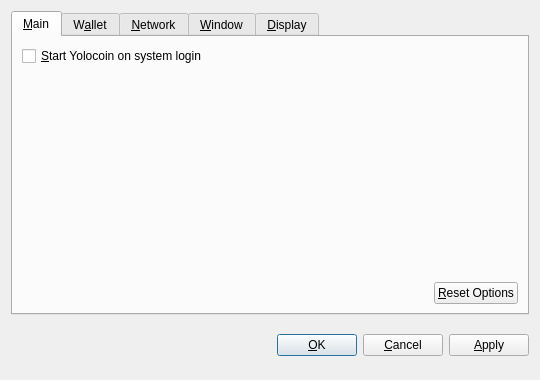
<?xml version="1.0" encoding="UTF-8"?>
<ui version="4.0">
 <class>OptionsDialog</class>
 <widget class="QDialog" name="OptionsDialog">
  <property name="geometry">
   <rect>
    <x>0</x>
    <y>0</y>
    <width>540</width>
    <height>380</height>
   </rect>
  </property>
  <property name="windowTitle">
   <string>Options</string>
  </property>
  <property name="modal">
   <bool>true</bool>
  </property>
  <layout class="QVBoxLayout" name="verticalLayout">
   <item>
    <widget class="QTabWidget" name="tabWidget">
     <property name="tabPosition">
      <enum>QTabWidget::North</enum>
     </property>
     <property name="currentIndex">
      <number>0</number>
     </property>
     <widget class="QWidget" name="tabMain">
      <attribute name="title">
       <string>&amp;Main</string>
      </attribute>
      <layout class="QVBoxLayout" name="verticalLayout_Main">
       <item>
        <widget class="QCheckBox" name="bitcoinAtStartup">
         <property name="toolTip">
          <string>Automatically start Yolocoin after logging in to the system.</string>
         </property>
         <property name="text">
          <string>&amp;Start Yolocoin on system login</string>
         </property>
        </widget>
       </item>
       <item>
        <spacer name="verticalSpacer_Main">
         <property name="orientation">
          <enum>Qt::Vertical</enum>
         </property>
         <property name="sizeHint" stdset="0">
          <size>
           <width>20</width>
           <height>40</height>
          </size>
         </property>
        </spacer>
       </item>
       <item>
        <layout class="QHBoxLayout" name="horizontalLayout_2_Main">
         <item>
          <spacer name="horizontalSpacer_2_Main">
           <property name="orientation">
            <enum>Qt::Horizontal</enum>
           </property>
           <property name="sizeHint" stdset="0">
            <size>
             <width>40</width>
             <height>20</height>
            </size>
           </property>
          </spacer>
         </item>
         <item>
          <widget class="QPushButton" name="resetButton">
           <property name="toolTip">
            <string>Reset all client options to default.</string>
           </property>
           <property name="text">
            <string>&amp;Reset Options</string>
           </property>
           <property name="autoDefault">
            <bool>false</bool>
           </property>
          </widget>
         </item>
        </layout>
       </item>
      </layout>
     </widget>
     <widget class="QWidget" name="tabWallet">
      <attribute name="title">
       <string>W&amp;allet</string>
      </attribute>
      <layout class="QVBoxLayout" name="verticalLayout_Network">
       <item>
        <widget class="QLabel" name="transactionFeeInfoLabel">
         <property name="text">
          <string>Optional transaction fee per kB that helps make sure your transactions are processed quickly. Most transactions are 1 kB.</string>
         </property>
         <property name="textFormat">
          <enum>Qt::PlainText</enum>
         </property>
         <property name="wordWrap">
          <bool>true</bool>
         </property>
        </widget>
       </item>
       <item>
        <layout class="QHBoxLayout" name="horizontalLayout_1_Main">
         <item>
          <widget class="QLabel" name="transactionFeeLabel">
           <property name="text">
            <string>Pay transaction &amp;fee</string>
           </property>
           <property name="textFormat">
            <enum>Qt::PlainText</enum>
           </property>
           <property name="buddy">
            <cstring>transactionFee</cstring>
           </property>
          </widget>
         </item>
         <item>
          <widget class="BitcoinAmountField" name="transactionFee"/>
         </item>
         <item>
          <spacer name="horizontalSpacer_1_Main">
           <property name="orientation">
            <enum>Qt::Horizontal</enum>
           </property>
           <property name="sizeHint" stdset="0">
            <size>
             <width>40</width>
             <height>20</height>
            </size>
           </property>
          </spacer>
         </item>
        </layout>
       </item>
       <item>
        <widget class="QLabel" name="label">
         <property name="text">
          <string>If you disable the spending of unconfirmed change, the change from a transaction cannot be used until that transaction has at least one confirmation. This also affects how your balance is computed.</string>
         </property>
         <property name="wordWrap">
          <bool>true</bool>
         </property>
        </widget>
       </item>
       <item>
        <widget class="QCheckBox" name="spendZeroConfChange">
         <property name="text">
          <string>Spend unconfirmed change  (experts only)</string>
         </property>
        </widget>
       </item>
       <item>
        <spacer name="verticalSpacer">
         <property name="orientation">
          <enum>Qt::Vertical</enum>
         </property>
         <property name="sizeHint" stdset="0">
          <size>
           <width>20</width>
           <height>40</height>
          </size>
         </property>
        </spacer>
       </item>
      </layout>
     </widget>
     <widget class="QWidget" name="tabNetwork">
      <attribute name="title">
       <string>&amp;Network</string>
      </attribute>
      <layout class="QVBoxLayout" name="verticalLayout_Network">
       <item>
        <widget class="QCheckBox" name="mapPortUpnp">
         <property name="toolTip">
          <string>Automatically open the Yolocoin client port on the router. This only works when your router supports UPnP and it is enabled.</string>
         </property>
         <property name="text">
          <string>Map port using &amp;UPnP</string>
         </property>
        </widget>
       </item>
       <item>
        <widget class="QCheckBox" name="connectSocks">
         <property name="toolTip">
          <string>Connect to the Yolocoin network through a SOCKS proxy (e.g. when connecting through Tor).</string>
         </property>
         <property name="text">
          <string>&amp;Connect through SOCKS proxy:</string>
         </property>
        </widget>
       </item>
       <item>
        <layout class="QHBoxLayout" name="horizontalLayout_Network">
         <item>
          <widget class="QLabel" name="proxyIpLabel">
           <property name="text">
            <string>Proxy &amp;IP:</string>
           </property>
           <property name="textFormat">
            <enum>Qt::PlainText</enum>
           </property>
           <property name="buddy">
            <cstring>proxyIp</cstring>
           </property>
          </widget>
         </item>
         <item>
          <widget class="QValidatedLineEdit" name="proxyIp">
           <property name="maximumSize">
            <size>
             <width>140</width>
             <height>16777215</height>
            </size>
           </property>
           <property name="toolTip">
            <string>IP address of the proxy (e.g. 127.0.0.1)</string>
           </property>
          </widget>
         </item>
         <item>
          <widget class="QLabel" name="proxyPortLabel">
           <property name="text">
            <string>&amp;Port:</string>
           </property>
           <property name="textFormat">
            <enum>Qt::PlainText</enum>
           </property>
           <property name="buddy">
            <cstring>proxyPort</cstring>
           </property>
          </widget>
         </item>
         <item>
          <widget class="QLineEdit" name="proxyPort">
           <property name="maximumSize">
            <size>
             <width>55</width>
             <height>16777215</height>
            </size>
           </property>
           <property name="toolTip">
            <string>Port of the proxy (e.g. 9050)</string>
           </property>
          </widget>
         </item>
         <item>
          <widget class="QLabel" name="socksVersionLabel">
           <property name="text">
            <string>SOCKS &amp;Version:</string>
           </property>
           <property name="textFormat">
            <enum>Qt::PlainText</enum>
           </property>
           <property name="buddy">
            <cstring>socksVersion</cstring>
           </property>
          </widget>
         </item>
         <item>
          <widget class="QValueComboBox" name="socksVersion">
           <property name="toolTip">
            <string>SOCKS version of the proxy (e.g. 5)</string>
           </property>
          </widget>
         </item>
         <item>
          <spacer name="horizontalSpacer_Network">
           <property name="orientation">
            <enum>Qt::Horizontal</enum>
           </property>
           <property name="sizeHint" stdset="0">
            <size>
             <width>40</width>
             <height>20</height>
            </size>
           </property>
          </spacer>
         </item>
        </layout>
       </item>
       <item>
        <spacer name="verticalSpacer_Network">
         <property name="orientation">
          <enum>Qt::Vertical</enum>
         </property>
         <property name="sizeHint" stdset="0">
          <size>
           <width>20</width>
           <height>40</height>
          </size>
         </property>
        </spacer>
       </item>
      </layout>
     </widget>
     <widget class="QWidget" name="tabWindow">
      <attribute name="title">
       <string>&amp;Window</string>
      </attribute>
      <layout class="QVBoxLayout" name="verticalLayout_Window">
       <item>
        <widget class="QCheckBox" name="minimizeToTray">
         <property name="toolTip">
          <string>Show only a tray icon after minimizing the window.</string>
         </property>
         <property name="text">
          <string>&amp;Minimize to the tray instead of the taskbar</string>
         </property>
        </widget>
       </item>
       <item>
        <widget class="QCheckBox" name="minimizeOnClose">
         <property name="toolTip">
          <string>Minimize instead of exit the application when the window is closed. When this option is enabled, the application will be closed only after selecting Quit in the menu.</string>
         </property>
         <property name="text">
          <string>M&amp;inimize on close</string>
         </property>
        </widget>
       </item>
       <item>
        <spacer name="verticalSpacer_Window">
         <property name="orientation">
          <enum>Qt::Vertical</enum>
         </property>
         <property name="sizeHint" stdset="0">
          <size>
           <width>20</width>
           <height>40</height>
          </size>
         </property>
        </spacer>
       </item>
      </layout>
     </widget>
     <widget class="QWidget" name="tabDisplay">
      <attribute name="title">
       <string>&amp;Display</string>
      </attribute>
      <layout class="QVBoxLayout" name="verticalLayout_Display">
       <item>
        <layout class="QHBoxLayout" name="horizontalLayout_1_Display">
         <item>
          <widget class="QLabel" name="langLabel">
           <property name="text">
            <string>User Interface &amp;language:</string>
           </property>
           <property name="textFormat">
            <enum>Qt::PlainText</enum>
           </property>
           <property name="buddy">
            <cstring>lang</cstring>
           </property>
          </widget>
         </item>
         <item>
          <widget class="QValueComboBox" name="lang">
           <property name="toolTip">
            <string>The user interface language can be set here. This setting will take effect after restarting Yolocoin.</string>
           </property>
          </widget>
         </item>
        </layout>
       </item>
       <item>
        <layout class="QHBoxLayout" name="horizontalLayout_2_Display">
         <item>
          <widget class="QLabel" name="unitLabel">
           <property name="text">
            <string>&amp;Unit to show amounts in:</string>
           </property>
           <property name="textFormat">
            <enum>Qt::PlainText</enum>
           </property>
           <property name="buddy">
            <cstring>unit</cstring>
           </property>
          </widget>
         </item>
         <item>
          <widget class="QValueComboBox" name="unit">
           <property name="toolTip">
            <string>Choose the default subdivision unit to show in the interface and when sending coins.</string>
           </property>
          </widget>
         </item>
        </layout>
       </item>
       <item>
        <widget class="QCheckBox" name="displayAddresses">
         <property name="toolTip">
          <string>Whether to show Yolocoin addresses in the transaction list or not.</string>
         </property>
         <property name="text">
          <string>&amp;Display addresses in transaction list</string>
         </property>
        </widget>
       </item>
       <item>
        <widget class="QCheckBox" name="coinControlFeatures">
         <property name="toolTip">
          <string>Whether to show coin control features or not.</string>
         </property>
         <property name="text">
          <string>Display coin &amp;control features (experts only!)</string>
         </property>
        </widget>
       </item>
       <item>
        <spacer name="verticalSpacer_Display">
         <property name="orientation">
          <enum>Qt::Vertical</enum>
         </property>
         <property name="sizeHint" stdset="0">
          <size>
           <width>20</width>
           <height>40</height>
          </size>
         </property>
        </spacer>
       </item>
      </layout>
     </widget>
    </widget>
   </item>
   <item>
    <layout class="QHBoxLayout" name="horizontalLayout_Buttons">
     <item>
      <spacer name="horizontalSpacer_1">
       <property name="orientation">
        <enum>Qt::Horizontal</enum>
       </property>
       <property name="sizeHint" stdset="0">
        <size>
         <width>40</width>
         <height>48</height>
        </size>
       </property>
      </spacer>
     </item>
     <item>
      <widget class="QLabel" name="statusLabel">
       <property name="font">
        <font>
         <weight>75</weight>
         <bold>true</bold>
        </font>
       </property>
       <property name="text">
        <string/>
       </property>
       <property name="textFormat">
        <enum>Qt::PlainText</enum>
       </property>
       <property name="wordWrap">
        <bool>true</bool>
       </property>
      </widget>
     </item>
     <item>
      <spacer name="horizontalSpacer_2">
       <property name="orientation">
        <enum>Qt::Horizontal</enum>
       </property>
       <property name="sizeHint" stdset="0">
        <size>
         <width>40</width>
         <height>48</height>
        </size>
       </property>
      </spacer>
     </item>
     <item>
      <widget class="QPushButton" name="okButton">
       <property name="text">
        <string>&amp;OK</string>
       </property>
      </widget>
     </item>
     <item>
      <widget class="QPushButton" name="cancelButton">
       <property name="text">
        <string>&amp;Cancel</string>
       </property>
       <property name="autoDefault">
        <bool>false</bool>
       </property>
      </widget>
     </item>
     <item>
      <widget class="QPushButton" name="applyButton">
       <property name="text">
        <string>&amp;Apply</string>
       </property>
       <property name="autoDefault">
        <bool>false</bool>
       </property>
      </widget>
     </item>
    </layout>
   </item>
  </layout>
 </widget>
 <customwidgets>
  <customwidget>
   <class>BitcoinAmountField</class>
   <extends>QSpinBox</extends>
   <header>bitcoinamountfield.h</header>
  </customwidget>
  <customwidget>
   <class>QValueComboBox</class>
   <extends>QComboBox</extends>
   <header>qvaluecombobox.h</header>
  </customwidget>
  <customwidget>
   <class>QValidatedLineEdit</class>
   <extends>QLineEdit</extends>
   <header>qvalidatedlineedit.h</header>
  </customwidget>
 </customwidgets>
 <resources/>
 <connections/>
</ui>
